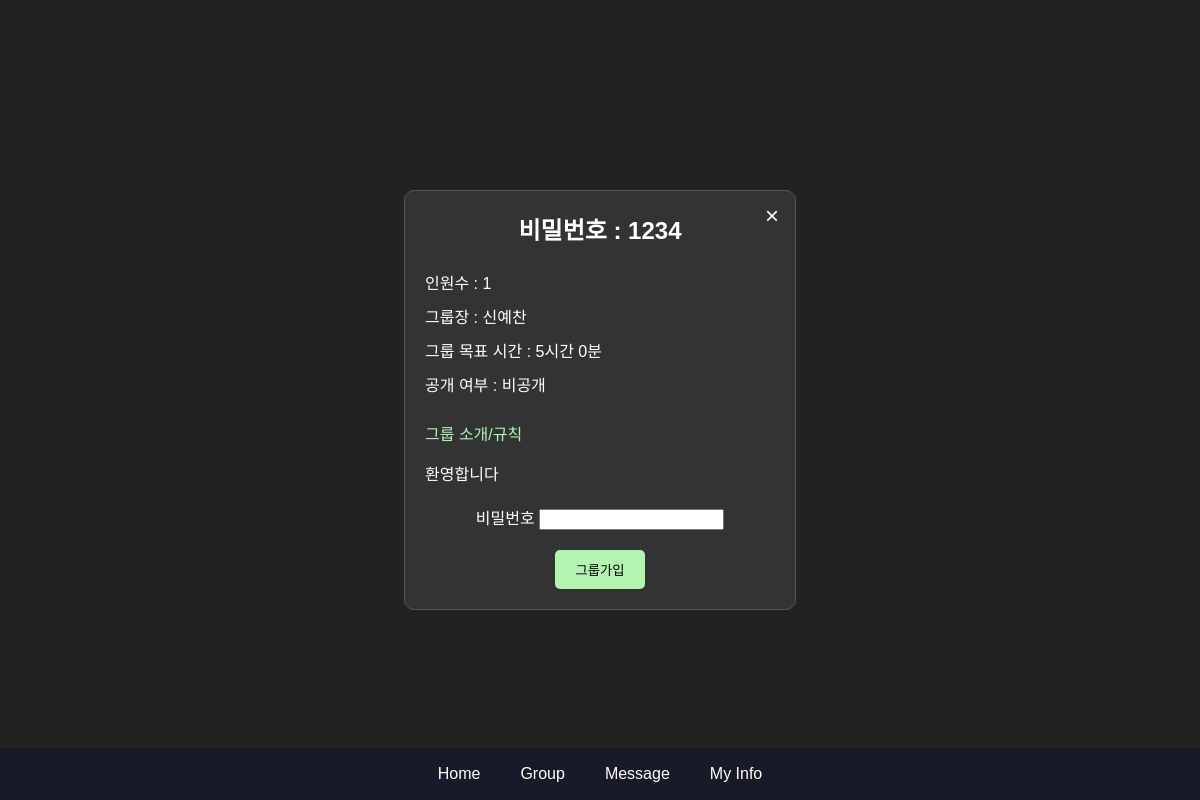
The page /group/accountgroup/18/ (signed in) on the database its author committed.
### group/models.py (models this page shows, shortened)
class Group(models.Model):
    title = models.CharField(max_length=100)
    goals = models.IntegerField(default=0, help_text='목표 시간을 분 단위로 입력해주세요')
    master = models.ForeignKey(settings.AUTH_USER_MODEL, related_name='mastered_groups', on_delete=models.CASCADE)
    users = models.ManyToManyField(settings.AUTH_USER_MODEL, related_name='user_groups')
    password = models.CharField(max_length=128, blank=True, null=True)
    information = models.TextField(blank=True, null=True)
    is_private = models.BooleanField(default=False)
    created_at = models.DateTimeField(auto_now_add=True)

### main/models.py (models this page shows)
class CustomUser(AbstractUser):
    following = models.ManyToManyField(
        "self", #User 인스턴스가 다른 인스턴스 참조
        verbose_name="팔로우 중인 사용자들",
        related_name="followers",
        symmetrical=False,
        through="relationship.Relationship"
    )
    top_apps = models.JSONField(default=dict, blank=True, null=True)
    total_screentimes = models.IntegerField(blank=True, null=True)

### group/views.py (the view)
# urls.py: path('accountgroup/<int:group_id>/', views.account_group, name='account_group'),
@login_required
def account_group(request, group_id):
    group = get_object_or_404(Group, id=group_id)
    user = request.user
    if group.users.filter(id=user.id).exists():
        is_member = True
    else:
        is_member = False
    if request.method == 'POST' and not is_member:
        password = request.POST.get('password')
        if group.password and group.password != password:
            error_message = "비밀번호가 틀렸습니다."
        else:
            group.users.add(user)
            return redirect('group_room', group_id=group.id)
    else:
        error_message = None
    context = {
        'group': group,
        'is_member': is_member,
        'error_message': error_message,
    }
    return render(request, 'group/account_group.html', context)

### main/templatetags/time_filters.py (called while the page is built)
@register.filter
def display_time(total_minutes):
    try:
        total_minutes = int(total_minutes)
        hours = total_minutes // 60
        minutes = total_minutes % 60
        return f"{hours}시간 {minutes}분"
    except (ValueError, TypeError):
        return "Invalid time"

### group/templates/group/account_group.html (shortened to what this page needs)
{% extends 'base.html' %}{% load static %} {% block extra_css %}<link
  rel="stylesheet"
  href="{% static 'css/group/account_group.css' %}"
/>{% endblock %} {% block content %}
<div class="account_group_over">
  <div class="account_group_overContent">
    <button class="close-button" onclick="window.history.back()">
      &times;
    </button>
    <h2>{{ group.title }}</h2>
    <div class="group-detailss">
      <p>인원수 : {{ group.users.count }}</p>
      <p>그룹장 : {{ group.master.username }}</p>
      {% load time_filters %}
      <p>그룹 목표 시간 : {{ group.goals|display_time }}</p>
      <p>공개 여부 : {{ group.password|yesno:"비공개,공개" }}</p>
    </div>
    <div class="group-rules">
      <p class="groupRule">그룹 소개/규칙</p>
      <p>{{ group.information }}</p>
    </div>
    {% if not is_member %}
    <form method="post">
      {% csrf_token %} {% if group.password %}
      <div class="form-group">
        <label for="password">비밀번호</label>
        <input
          type="password"
          class="form-control"
          id="password"
          name="password"
        />
      </div>
      {% endif %}
      <button type="submit" class="btn btn-primary">그룹가입</button>
    </form>
    {% else %}
    <button class="btn btn-success" disabled>가입완료</button>
    {% endif %}
  </div>
</div>
{% endblock %}

### main/static/css/styles.css (style rules this page uses)
body { margin: 0; }

### main/static/css/group/account_group.css (style rules this page uses)
.account_group_over { position: fixed; top: 0; left: 0; width: 100%; height: 100%; background: #222; display: flex; justify-content: center; align-items: center; }
.account_group_overContent { margin: 0px 20px; background-color: #333; padding: 20px; border-radius: 10px; text-align: center; color: #fff; width: 90%; max-width: 350px; border: 1px solid #555; position: relative; }
.account_group_overContent h2 { margin-top: 0; }
.close-button, .add-close-button { background: none; border: none; color: #fff; font-size: 24px; position: absolute; top: 10px; right: 10px; cursor: pointer; }
.group-detailss { display: flex; flex-direction: column; align-items: flex-start; margin-bottom: 20px; }
.account_group_overContent .group-detailss p { margin: 5px 0; }
.account_group_overContent .group-rules { text-align: left; margin-bottom: 20px; }
.account_group_overContent .group-rules .groupRule { color: #b2f5b2; }
.btn { background-color: #b2f5b2; color: #000; border: none; border-radius: 5px; padding: 10px 20px; cursor: pointer; margin-top: 10px; }
.form-group { margin-bottom: 10px; }

### main/static/css/group.css (style rules this page uses)
body { font-family: Arial, sans-serif; background-color: #1c1c1e; color: #fff; }
body { font-family: Arial, sans-serif; background-color: #333; color: #fff; margin: 0; padding: 0; }

### rows shown on the page
Group: title "비밀번호 : 1234", users.count "1", master.username "신예찬", goals|display_time "5시간 0분", password "비공개", information "환영합니다"
